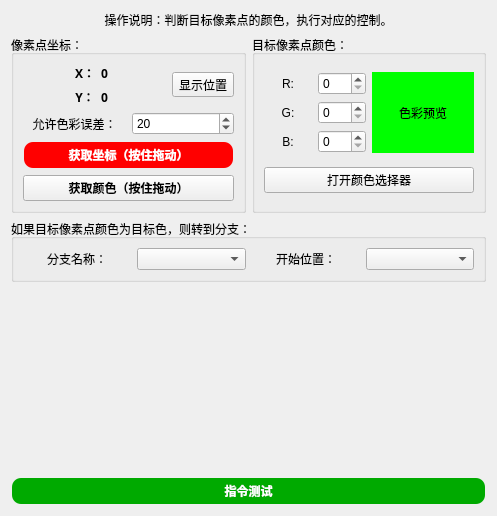
       <widget class="QWidget" name="tab_46">
        <attribute name="title">
         <string>颜色判断</string>
        </attribute>
        <layout class="QVBoxLayout" name="verticalLayout_88">
         <item>
          <widget class="QLabel" name="label_187">
           <property name="sizePolicy">
            <sizepolicy hsizetype="Preferred" vsizetype="Preferred">
             <horstretch>0</horstretch>
             <verstretch>0</verstretch>
            </sizepolicy>
           </property>
           <property name="text">
            <string>操作说明：判断目标像素点的颜色，执行对应的控制。</string>
           </property>
           <property name="alignment">
            <set>Qt::AlignmentFlag::AlignCenter</set>
           </property>
           <property name="wordWrap">
            <bool>false</bool>
           </property>
           <property name="margin">
            <number>0</number>
           </property>
           <property name="indent">
            <number>-1</number>
           </property>
           <property name="openExternalLinks">
            <bool>false</bool>
           </property>
          </widget>
         </item>
         <item>
          <layout class="QHBoxLayout" name="horizontalLayout_39" stretch="1,1">
           <item>
            <widget class="QGroupBox" name="groupBox_82">
             <property name="title">
              <string>像素点坐标：</string>
             </property>
             <layout class="QGridLayout" name="gridLayout_80">
              <item row="0" column="3">
               <spacer name="horizontalSpacer_29">
                <property name="orientation">
                 <enum>Qt::Orientation::Horizontal</enum>
                </property>
                <property name="sizeHint" stdset="0">
                 <size>
                  <width>91</width>
                  <height>20</height>
                 </size>
                </property>
               </spacer>
              </item>
              <item row="3" column="0" colspan="5">
               <widget class="QPushButton" name="pushButton_82">
                <property name="font">
                 <font>
                  <family>微软雅黑</family>
                  <bold>true</bold>
                 </font>
                </property>
                <property name="text">
                 <string>获取颜色（按住拖动）</string>
                </property>
               </widget>
              </item>
              <item row="0" column="1">
               <layout class="QGridLayout" name="gridLayout_79">
                <item row="0" column="0">
                 <widget class="QLabel" name="label_192">
                  <property name="font">
                   <font>
                    <family>微软雅黑</family>
                    <bold>true</bold>
                   </font>
                  </property>
                  <property name="text">
                   <string>X：</string>
                  </property>
                  <property name="alignment">
                   <set>Qt::AlignmentFlag::AlignCenter</set>
                  </property>
                 </widget>
                </item>
                <item row="0" column="1">
                 <widget class="QLabel" name="label_197">
                  <property name="font">
                   <font>
                    <family>微软雅黑</family>
                    <bold>true</bold>
                   </font>
                  </property>
                  <property name="text">
                   <string>0</string>
                  </property>
                  <property name="alignment">
                   <set>Qt::AlignmentFlag::AlignCenter</set>
                  </property>
                 </widget>
                </item>
                <item row="1" column="0">
                 <widget class="QLabel" name="label_196">
                  <property name="font">
                   <font>
                    <family>微软雅黑</family>
                    <bold>true</bold>
                   </font>
                  </property>
                  <property name="text">
                   <string>Y：</string>
                  </property>
                  <property name="alignment">
                   <set>Qt::AlignmentFlag::AlignCenter</set>
                  </property>
                 </widget>
                </item>
                <item row="1" column="1">
                 <widget class="QLabel" name="label_195">
                  <property name="font">
                   <font>
                    <family>微软雅黑</family>
                    <bold>true</bold>
                   </font>
                  </property>
                  <property name="text">
                   <string>0</string>
                  </property>
                  <property name="alignment">
                   <set>Qt::AlignmentFlag::AlignCenter</set>
                  </property>
                 </widget>
                </item>
               </layout>
              </item>
              <item row="0" column="0">
               <spacer name="horizontalSpacer_27">
                <property name="orientation">
                 <enum>Qt::Orientation::Horizontal</enum>
                </property>
                <property name="sizeHint" stdset="0">
                 <size>
                  <width>91</width>
                  <height>20</height>
                 </size>
                </property>
               </spacer>
              </item>
              <item row="1" column="0" colspan="5">
               <layout class="QHBoxLayout" name="horizontalLayout_40">
                <item>
                 <widget class="QLabel" name="label_198">
                  <property name="text">
                   <string>允许色彩误差：</string>
                  </property>
                  <property name="alignment">
                   <set>Qt::AlignmentFlag::AlignCenter</set>
                  </property>
                 </widget>
                </item>
                <item>
                 <widget class="QSpinBox" name="spinBox_31">
                  <property name="maximum">
                   <number>255</number>
                  </property>
                  <property name="value">
                   <number>20</number>
                  </property>
                 </widget>
                </item>
               </layout>
              </item>
              <item row="2" column="0" colspan="5">
               <widget class="QPushButton" name="pushButton_79">
                <property name="font">
                 <font>
                  <family>Microsoft YaHei</family>
                  <bold>true</bold>
                 </font>
                </property>
                <property name="styleSheet">
                 <string notr="true">QPushButton {
    background-color: red;
    color: white;
    border-radius: 10px; /* 设置圆角半径 */
    font-family: 'Microsoft YaHei'; /* 设置字体为微软雅黑 */
    padding: 3px 5px; /* 设置内边距，使按钮看起来更美观 */
border: 2px solid transparent; /* 设置边框为透明 */
}

QPushButton:hover {
    background-color: rgb(170, 0, 0); /* 设置鼠标悬停时的背景颜色 */
}

QPushButton:pressed {
    background-color: rgb(85, 85, 127); /* 设置按钮按下时的背景颜色 */
}</string>
                </property>
                <property name="text">
                 <string>获取坐标（按住拖动）</string>
                </property>
               </widget>
              </item>
              <item row="0" column="4">
               <widget class="QToolButton" name="toolButton_3">
                <property name="text">
                 <string>显示位置</string>
                </property>
                <property name="icon">
                 <iconset resource="../images.qrc">
                  <normaloff>:/按钮图标/窗体/qss_icons/calendar_nextmonth.png</normaloff>:/按钮图标/窗体/qss_icons/calendar_nextmonth.png</iconset>
                </property>
               </widget>
              </item>
             </layout>
            </widget>
           </item>
           <item>
            <widget class="QGroupBox" name="groupBox_81">
             <property name="title">
              <string>目标像素点颜色：</string>
             </property>
             <layout class="QGridLayout" name="gridLayout_77">
              <item row="0" column="0">
               <layout class="QGridLayout" name="gridLayout_76">
                <item row="0" column="0">
                 <widget class="QLabel" name="label_188">
                  <property name="text">
                   <string>R:</string>
                  </property>
                  <property name="alignment">
                   <set>Qt::AlignmentFlag::AlignCenter</set>
                  </property>
                 </widget>
                </item>
                <item row="0" column="1">
                 <widget class="QSpinBox" name="spinBox_26">
                  <property name="maximum">
                   <number>255</number>
                  </property>
                 </widget>
                </item>
                <item row="1" column="1">
                 <widget class="QSpinBox" name="spinBox_29">
                  <property name="maximum">
                   <number>255</number>
                  </property>
                 </widget>
                </item>
                <item row="1" column="0">
                 <widget class="QLabel" name="label_189">
                  <property name="text">
                   <string>G:</string>
                  </property>
                  <property name="alignment">
                   <set>Qt::AlignmentFlag::AlignCenter</set>
                  </property>
                 </widget>
                </item>
                <item row="2" column="0">
                 <widget class="QLabel" name="label_190">
                  <property name="text">
                   <string>B:</string>
                  </property>
                  <property name="alignment">
                   <set>Qt::AlignmentFlag::AlignCenter</set>
                  </property>
                 </widget>
                </item>
                <item row="2" column="1">
                 <widget class="QSpinBox" name="spinBox_30">
                  <property name="maximum">
                   <number>255</number>
                  </property>
                 </widget>
                </item>
               </layout>
              </item>
              <item row="0" column="1">
               <widget class="QLabel" name="label_191">
                <property name="styleSheet">
                 <string notr="true">background-color: rgb(0, 255, 0);</string>
                </property>
                <property name="text">
                 <string>色彩预览</string>
                </property>
                <property name="alignment">
                 <set>Qt::AlignmentFlag::AlignCenter</set>
                </property>
               </widget>
              </item>
              <item row="1" column="0" colspan="2">
               <widget class="QPushButton" name="pushButton_80">
                <property name="text">
                 <string>打开颜色选择器</string>
                </property>
               </widget>
              </item>
             </layout>
            </widget>
           </item>
          </layout>
         </item>
         <item>
          <widget class="QGroupBox" name="groupBox_83">
           <property name="title">
            <string>如果目标像素点颜色为目标色，则转到分支：</string>
           </property>
           <layout class="QVBoxLayout" name="verticalLayout_89">
            <item>
             <layout class="QGridLayout" name="gridLayout_78" columnstretch="1,1,1,1">
              <item row="0" column="0">
               <widget class="QLabel" name="label_193">
                <property name="enabled">
                 <bool>true</bool>
                </property>
                <property name="text">
                 <string>分支名称：</string>
                </property>
                <property name="alignment">
                 <set>Qt::AlignmentFlag::AlignCenter</set>
                </property>
               </widget>
              </item>
              <item row="0" column="1">
               <widget class="QComboBox" name="comboBox_74">
                <property name="enabled">
                 <bool>true</bool>
                </property>
               </widget>
              </item>
              <item row="0" column="3">
               <widget class="QComboBox" name="comboBox_75">
                <property name="enabled">
                 <bool>true</bool>
                </property>
               </widget>
              </item>
              <item row="0" column="2">
               <widget class="QLabel" name="label_194">
                <property name="enabled">
                 <bool>true</bool>
                </property>
                <property name="text">
                 <string>开始位置：</string>
                </property>
                <property name="alignment">
                 <set>Qt::AlignmentFlag::AlignCenter</set>
                </property>
               </widget>
              </item>
             </layout>
            </item>
           </layout>
          </widget>
         </item>
         <item>
          <spacer name="verticalSpacer_41">
           <property name="orientation">
            <enum>Qt::Orientation::Vertical</enum>
           </property>
           <property name="sizeHint" stdset="0">
            <size>
             <width>20</width>
             <height>189</height>
            </size>
           </property>
          </spacer>
         </item>
         <item>
          <widget class="QPushButton" name="pushButton_81">
           <property name="palette">
            <palette>
             <active>
              <colorrole role="WindowText">
               <brush brushstyle="SolidPattern">
                <color alpha="255">
                 <red>255</red>
                 <green>255</green>
                 <blue>255</blue>
                </color>
               </brush>
              </colorrole>
              <colorrole role="Button">
               <brush brushstyle="SolidPattern">
                <color alpha="255">
                 <red>0</red>
                 <green>170</green>
                 <blue>0</blue>
                </color>
               </brush>
              </colorrole>
              <colorrole role="Text">
               <brush brushstyle="SolidPattern">
                <color alpha="255">
                 <red>255</red>
                 <green>255</green>
                 <blue>255</blue>
                </color>
               </brush>
              </colorrole>
              <colorrole role="ButtonText">
               <brush brushstyle="SolidPattern">
                <color alpha="255">
                 <red>255</red>
                 <green>255</green>
                 <blue>255</blue>
                </color>
               </brush>
              </colorrole>
              <colorrole role="Base">
               <brush brushstyle="SolidPattern">
                <color alpha="255">
                 <red>0</red>
                 <green>170</green>
                 <blue>0</blue>
                </color>
               </brush>
              </colorrole>
              <colorrole role="Window">
               <brush brushstyle="SolidPattern">
                <color alpha="255">
                 <red>0</red>
                 <green>170</green>
                 <blue>0</blue>
                </color>
               </brush>
              </colorrole>
              <colorrole role="PlaceholderText">
               <brush brushstyle="NoBrush">
                <color alpha="128">
                 <red>255</red>
                 <green>255</green>
                 <blue>255</blue>
                </color>
               </brush>
              </colorrole>
             </active>
             <inactive>
              <colorrole role="WindowText">
               <brush brushstyle="SolidPattern">
                <color alpha="255">
                 <red>255</red>
                 <green>255</green>
                 <blue>255</blue>
                </color>
               </brush>
              </colorrole>
              <colorrole role="Button">
               <brush brushstyle="SolidPattern">
                <color alpha="255">
                 <red>0</red>
                 <green>170</green>
                 <blue>0</blue>
                </color>
               </brush>
              </colorrole>
              <colorrole role="Text">
               <brush brushstyle="SolidPattern">
                <color alpha="255">
                 <red>255</red>
                 <green>255</green>
                 <blue>255</blue>
                </color>
               </brush>
              </colorrole>
              <colorrole role="ButtonText">
               <brush brushstyle="SolidPattern">
                <color alpha="255">
                 <red>255</red>
                 <green>255</green>
                 <blue>255</blue>
                </color>
               </brush>
              </colorrole>
              <colorrole role="Base">
               <brush brushstyle="SolidPattern">
                <color alpha="255">
                 <red>0</red>
                 <green>170</green>
                 <blue>0</blue>
                </color>
               </brush>
              </colorrole>
              <colorrole role="Window">
               <brush brushstyle="SolidPattern">
                <color alpha="255">
                 <red>0</red>
                 <green>170</green>
                 <blue>0</blue>
                </color>
               </brush>
              </colorrole>
              <colorrole role="PlaceholderText">
               <brush brushstyle="NoBrush">
                <color alpha="128">
                 <red>255</red>
                 <green>255</green>
                 <blue>255</blue>
                </color>
               </brush>
              </colorrole>
             </inactive>
             <disabled>
              <colorrole role="WindowText">
               <brush brushstyle="SolidPattern">
                <color alpha="255">
                 <red>255</red>
                 <green>255</green>
                 <blue>255</blue>
                </color>
               </brush>
              </colorrole>
              <colorrole role="Button">
               <brush brushstyle="SolidPattern">
                <color alpha="255">
                 <red>0</red>
                 <green>170</green>
                 <blue>0</blue>
                </color>
               </brush>
              </colorrole>
              <colorrole role="Text">
               <brush brushstyle="SolidPattern">
                <color alpha="255">
                 <red>255</red>
                 <green>255</green>
                 <blue>255</blue>
                </color>
               </brush>
              </colorrole>
              <colorrole role="ButtonText">
               <brush brushstyle="SolidPattern">
                <color alpha="92">
                 <red>0</red>
                 <green>0</green>
                 <blue>0</blue>
                </color>
               </brush>
              </colorrole>
              <colorrole role="Base">
               <brush brushstyle="SolidPattern">
                <color alpha="255">
                 <red>0</red>
                 <green>170</green>
                 <blue>0</blue>
                </color>
               </brush>
              </colorrole>
              <colorrole role="Window">
               <brush brushstyle="SolidPattern">
                <color alpha="255">
                 <red>0</red>
                 <green>170</green>
                 <blue>0</blue>
                </color>
               </brush>
              </colorrole>
              <colorrole role="PlaceholderText">
               <brush brushstyle="NoBrush">
                <color alpha="128">
                 <red>255</red>
                 <green>255</green>
                 <blue>255</blue>
                </color>
               </brush>
              </colorrole>
             </disabled>
            </palette>
           </property>
           <property name="font">
            <font>
             <family>Microsoft YaHei</family>
             <bold>true</bold>
            </font>
           </property>
           <property name="styleSheet">
            <string notr="true">QPushButton {
    background-color: rgb(0, 170, 0);
    color: white;
    border-radius: 10px; /* 设置圆角半径 */
    font-family: 'Microsoft YaHei'; /* 设置字体为微软雅黑 */
    padding: 3px 5px; /* 设置内边距，使按钮看起来更美观 */
    border: 2px solid transparent; /* 设置边框为透明 */
}

QPushButton:hover {
    background-color: rgb(0, 150, 0); /* 设置鼠标悬停时的背景颜色 */
}

QPushButton:pressed {
    background-color: rgb(0, 100, 0); /* 设置按钮按下时的背景颜色 */
}
</string>
           </property>
           <property name="text">
            <string>指令测试</string>
           </property>
          </widget>
         </item>
        </layout>
       </widget>
